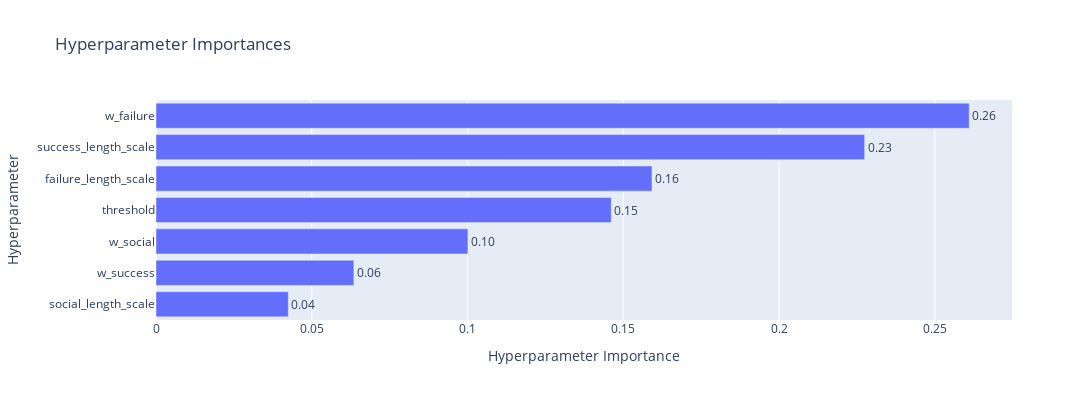

Source (notebook cell):
### Code cell
fig = optuna.visualization.plot_param_importances(study)
fig.update_layout(height=400, width=1200)
fig.show()

### Figure 1 — Plotly figure (JSON) as saved in the notebook; plotly's stock layout.template omitted (floating-point values rounded to 4 significant figures)
{"data": [{"cliponaxis": false, "hovertemplate": ["social_length_scale (FloatDistribution): 0.04247059873184585<extra></extra>", "w_success (FloatDistribution): 0.0635164805983006<extra></extra>", "w_social (FloatDistribution): 0.10012522615521997<extra></extra>", "threshold (IntDistribution): 0.14614769507290779<extra></extra>", "failure_length_scale (FloatDistribution): 0.15921213077684387<extra></extra>", "success_length_scale (FloatDistribution): 0.22748529703376666<extra></extra>", "w_failure (FloatDistribution): 0.2610425716311153<extra></extra>"], "name": "Objective Value", "orientation": "h", "text": ["0.04", "0.06", "0.10", "0.15", "0.16", "0.23", "0.26"], "textposition": "outside", "type": "bar", "x": [0.04247, 0.06352, 0.1001, 0.1461, 0.1592, 0.2275, 0.261], "y": ["social_length_scale", "w_success", "w_social", "threshold", "failure_length_scale", "success_length_scale", "w_failure"]}], "layout": {"height": 400, "title": {"text": "Hyperparameter Importances"}, "width": 1200, "xaxis": {"autorange": true, "range": [0, 0.2748], "title": {"text": "Hyperparameter Importance"}, "type": "linear"}, "yaxis": {"autorange": true, "range": [-0.5, 6.5], "title": {"text": "Hyperparameter"}, "type": "category"}}}
